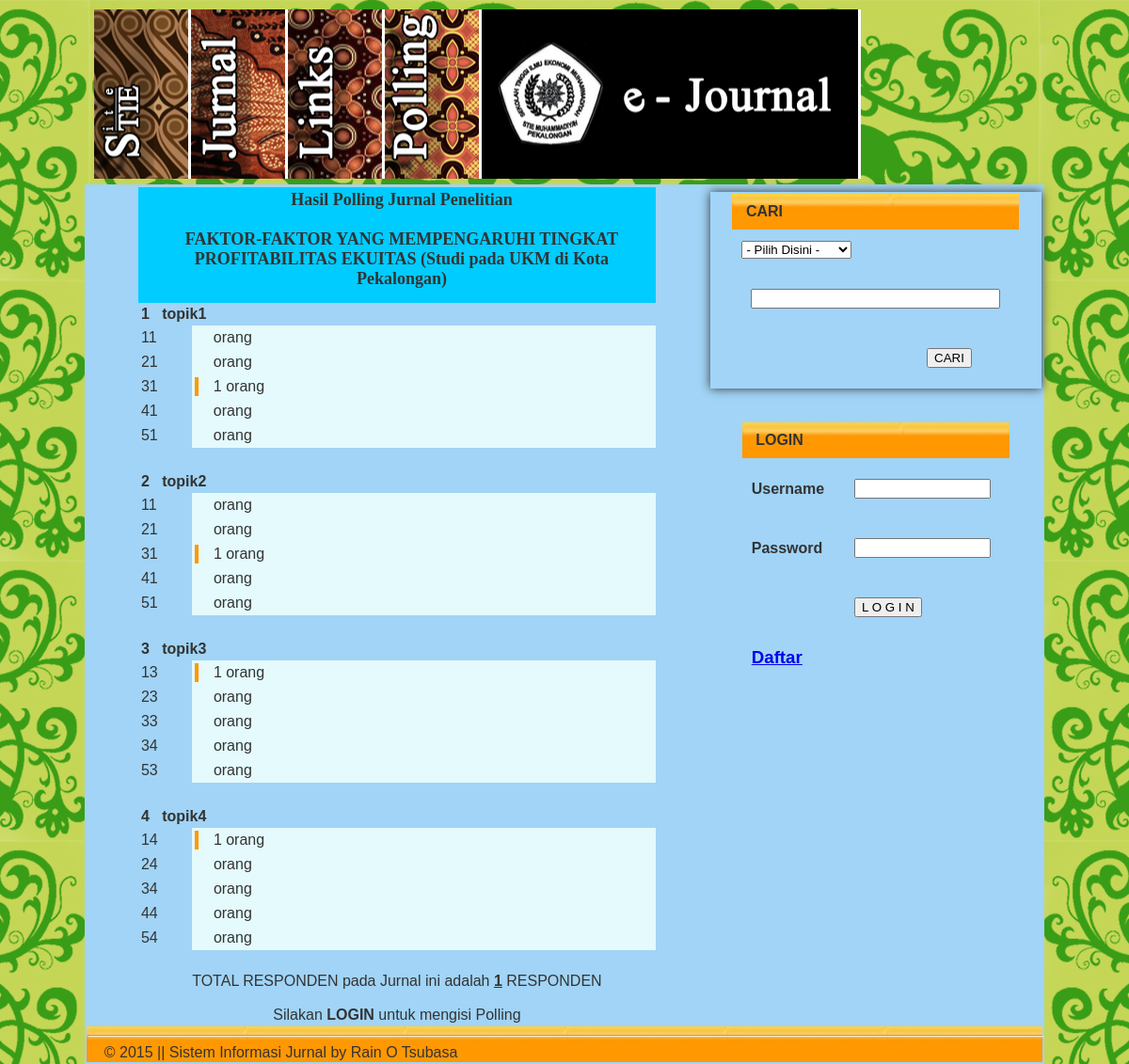
/index.php?v=hasil&id=25, run on the app's committed database.
### tables this page shows
CREATE TABLE `jurnal` (
  `idJurnal` int(11) NOT NULL auto_increment,
  `nama` text NOT NULL,
  `judul` text NOT NULL,
  `abstrak` longtext NOT NULL,
  `keyword` varchar(100) NOT NULL,
  `kategori` varchar(25) NOT NULL,
  `issue` varchar(30) NOT NULL,
  `author` varchar(25) NOT NULL,
  `mainname` varchar(100) NOT NULL,
  `maintype` varchar(30) NOT NULL,
  `mainsize` int(11) NOT NULL,
  `maincontent` longblob NOT NULL,
  `supname` varchar(100) NOT NULL,
  `suptype` varchar(30) NOT NULL,
  `supsize` varchar(11) NOT NULL,
  `supcontent` longblob NOT NULL,
  `publikasi` enum('0','1') NOT NULL,
  PRIMARY KEY  (`idJurnal`)
);

CREATE TABLE `topik` (
  `idTopik` int(11) NOT NULL,
  `topik` varchar(100) NOT NULL,
  PRIMARY KEY  (`idTopik`)
);

CREATE TABLE `polling` (
  `id` int(11) NOT NULL,
  `kategori` varchar(100) NOT NULL,
  `idTopik` int(11) NOT NULL,
  `jumlah` int(11) NOT NULL,
  PRIMARY KEY  (`id`)
);

### include/hasil_polling.php (the view, shortened to what the rows shown need)
<table width="550" border="0" cellspacing="0" cellpadding="3" align='center'>
  <?php
	$idJurnal=$_GET['id'];
	$sql50="SELECT * FROM jurnal WHERE idJurnal='$idJurnal'";
	$query50=mysql_query($sql50);
	while($data50=mysql_fetch_array($query50)){
  ?>
  <tr>
		<td  bgcolor="#00CCFF" colspan="2"><h1><center><b>Hasil Polling Jurnal Penelitian <br><br><?php echo ($data50['judul']);?></b></center></h1></td>
  </tr>
 		<?php
		}
			$sql="SELECT * FROM topik WHERE idTopik='1'";
			$query=mysql_query($sql);
			while($data=mysql_fetch_array($query)){
		?>
  <tr>
		<td colspan='2'><b> <?php echo ($data['idTopik']);?>&nbsp;&nbsp;&nbsp;<?php echo ($data['topik']);?></b></td>
  </tr>
  <?php } ?>
  <tr>
		<?php
			$sql2 = "select * from polling WHERE id='1' AND idTopik='1'";
			$kueri2 = mysql_query($sql2);
			while($data2 = mysql_fetch_array($kueri2)){
		?>
		<td><?php echo ($data2['kategori']); ?></td>
		<?php }
			$sql3 = "select sum(jumlah) as 'jumlah' from hasil WHERE id='1' AND idTopik='1' AND idJurnal='$idJurnal'";
			$kueri3 = mysql_query($sql3);
			while($data3 = mysql_fetch_array($kueri3)){
		?>
		<td bgcolor="#E4FAFC">
			<table width="200" border="0" cellspacing="0" cellpadding="0">
			</table>
		</td>
		<?php } ?>
	</tr>
  <tr>
		<?php
			$sql4 = "select * from polling WHERE id='2' AND idTopik='1'";
			$kueri4 = mysql_query($sql4);
			while($data4 = mysql_fetch_array($kueri4)){
		?>
		<td><?php echo ($data4['kategori']); ?></td>
		<?php }
			$sql5 = "select sum(jumlah) as 'jumlah' from hasil WHERE id='2' AND idTopik='1' AND idJurnal='$idJurnal'";
			$kueri5 = mysql_query($sql5);
			while($data5 = mysql_fetch_array($kueri5)){
		?>
		<td bgcolor="#E4FAFC">
			<table width="200" border="0" cellspacing="0" cellpadding="0">
			</table>
		</td>
		<?php } ?>
	</tr>
  <tr>
		<?php
			$sql6 = "select * from polling WHERE id='3' AND idTopik='1'";
			$kueri6 = mysql_query($sql6);
			while($data6 = mysql_fetch_array($kueri6)){
		?>
		<td><?php echo ($data6['kategori']); ?></td>
		<?php }
			$sql7 = "select sum(jumlah) as 'jumlah' from hasil WHERE id='3' AND idTopik='1' AND idJurnal='$idJurnal'";
			$kueri7 = mysql_query($sql7);
			while($data7 = mysql_fetch_array($kueri7)){
		?>
		<td bgcolor="#E4FAFC">
			<table width="200" border="0" cellspacing="0" cellpadding="0">
			</table>
		</td>
		<?php } ?>
	</tr>
  <tr>
		<?php
			$sql8 = "select * from polling WHERE id='4' AND idTopik='1'";
			$kueri8 = mysql_query($sql8);
			while($data8 = mysql_fetch_array($kueri8)){
		?>
		<td><?php echo ($data8['kategori']); ?></td>
		<?php }
			$sql9 = "select sum(jumlah) as 'jumlah' from hasil WHERE id='4' AND idTopik='1' AND idJurnal='$idJurnal'";
			$kueri9 = mysql_query($sql9);
			while($data9 = mysql_fetch_array($kueri9)){
		?>
		<td bgcolor="#E4FAFC">
			<table width="200" border="0" cellspacing="0" cellpadding="0">
			</table>
		</td>
		<?php } ?>
	</tr>
  <tr>
		<?php
			$sql10 = "select * from polling WHERE id='5' AND idTopik='1'";
			$kueri10 = mysql_query($sql10);
			while($data10 = mysql_fetch_array($kueri10)){
		?>
		<td><?php echo ($data10['kategori']); ?></td>
		<?php }
			$sql11 = "select sum(jumlah) as 'jumlah' from hasil WHERE id='5' AND idTopik='1' AND idJurnal='$idJurnal'";
			$kueri11 = mysql_query($sql11);
			while($data11 = mysql_fetch_array($kueri11)){
		?>
		<td bgcolor="#E4FAFC">
			<table width="200" border="0" cellspacing="0" cellpadding="0">
			</table>
		</td>
		<?php } ?>
	</tr>
</table>
<table width="550" border="0" cellspacing="0" cellpadding="3" align='center'>
  <?php
			$sql12="SELECT * FROM topik WHERE idTopik='2'";
			$query12=mysql_query($sql12);
			while($data12=mysql_fetch_array($query12)){
		?>
  <tr>
		<td colspan='2'><b> <?php echo ($data12['idTopik']);?>&nbsp;&nbsp;&nbsp;<?php echo ($data12['topik']);?></b></td>
  </tr>
  <?php } ?>
  <tr>
		<?php
			$sql13 = "select * from polling WHERE id='6' AND idTopik='2'";
			$kueri13 = mysql_query($sql13);
			while($data13 = mysql_fetch_array($kueri13)){
		?>
		<td><?php echo ($data13['kategori']); ?></td>
		<?php }
			$sql14 = "select sum(jumlah) as 'jumlah' from hasil WHERE id='6' AND idTopik='2' AND idJurnal='$idJurnal'";
			$kueri14 = mysql_query($sql14);
			while($data14 = mysql_fetch_array($kueri14)){
		?>
		<td bgcolor="#E4FAFC">
			<table width="200" border="0" cellspacing="0" cellpadding="0">
			</table>
		</td>
		<?php } ?>
	</tr>
  <tr>
		<?php
			$sql15 = "select * from polling WHERE id='7' AND idTopik='2'";
			$kueri15 = mysql_query($sql15);
			while($data15 = mysql_fetch_array($kueri15)){
		?>
		<td><?php echo ($data15['kategori']); ?></td>
		<?php }
			$sql16 = "select sum(jumlah) as 'jumlah' from hasil WHERE id='7' AND idTopik='2' AND idJurnal='$idJurnal'";
			$kueri16 = mysql_query($sql16);
			while($data16 = mysql_fetch_array($kueri16)){
		?>
		<td bgcolor="#E4FAFC">
			<table width="200" border="0" cellspacing="0" cellpadding="0">
			</table>
		</td>
		<?php } ?>
	</tr>
  <tr>
		<?php
			$sql17 = "select * from polling WHERE id='8' AND idTopik='2'";
			$kueri17 = mysql_query($sql17);
			while($data17 = mysql_fetch_array($kueri17)){
		?>
		<td><?php echo ($data17['kategori']); ?></td>
		<?php }
			$sql18 = "select sum(jumlah) as 'jumlah' from hasil WHERE id='8' AND idTopik='2' AND idJurnal='$idJurnal'";
			$kueri18 = mysql_query($sql18);
			while($data18 = mysql_fetch_array($kueri18)){
		?>
		<td bgcolor="#E4FAFC">
			<table width="200" border="0" cellspacing="0" cellpadding="0">
			</table>
		</td>
		<?php } ?>
	</tr>
  <tr>
		<?php
			$sql19 = "select * from polling WHERE id='9' AND idTopik='2'";
			$kueri19 = mysql_query($sql19);
			while($data19 = mysql_fetch_array($kueri19)){
		?>
		<td><?php echo ($data19['kategori']); ?></td>
		<?php }
			$sql20 = "select sum(jumlah) as 'jumlah' from hasil WHERE id='9' AND idTopik='2' AND idJurnal='$idJurnal'";
			$kueri20 = mysql_query($sql20);
			while($data20 = mysql_fetch_array($kueri20)){
		?>
		<td bgcolor="#E4FAFC">
			<table width="200" border="0" cellspacing="0" cellpadding="0">
			</table>
		</td>
		<?php } ?>
	</tr>
  <tr>
		<?php
			$sql21 = "select * from polling WHERE id='10' AND idTopik='2'";
			$kueri21 = mysql_query($sql21);
			while($data21 = mysql_fetch_array($kueri21)){
		?>
		<td><?php echo ($data21['kategori']); ?></td>
		<?php }
			$sql22 = "select sum(jumlah) as 'jumlah' from hasil WHERE id='10' AND idTopik='2' AND idJurnal='$idJurnal'";
			$kueri22 = mysql_query($sql22);
			while($data22 = mysql_fetch_array($kueri22)){
		?>
		<td bgcolor="#E4FAFC">
			<table width="200" border="0" cellspacing="0" cellpadding="0">
			</table>
		</td>
		<?php } ?>
	</tr>
</table>
<table width="550" border="0" cellspacing="0" cellpadding="3" align='center'>
  <?php
			$sql23="SELECT * FROM topik WHERE idTopik='3'";
			$query23=mysql_query($sql23);
			while($data23=mysql_fetch_array($query23)){
		?>
  <tr>
		<td colspan='2'><b> <?php echo ($data23['idTopik']);?>&nbsp;&nbsp;&nbsp;<?php echo ($data23['topik']);?></b></td>
  </tr>
  <?php } ?>
  <tr>
		<?php
			$sql24 = "select * from polling WHERE id='11' AND idTopik='3'";
			$kueri24 = mysql_query($sql24);
			while($data24 = mysql_fetch_array($kueri24)){
		?>
		<td><?php echo ($data24['kategori']); ?></td>
		<?php }
			$sql25 = "select sum(jumlah) as 'jumlah' from hasil WHERE id='11' AND idTopik='3' AND idJurnal='$idJurnal'";
			$kueri25 = mysql_query($sql25);
			while($data25 = mysql_fetch_array($kueri25)){
		?>
		<td bgcolor="#E4FAFC">
			<table width="200" border="0" cellspacing="0" cellpadding="0">
			</table>
		</td>
		<?php } ?>
	</tr>
  <tr>
		<?php
			$sql26 = "select * from polling WHERE id='12' AND idTopik='3'";
			$kueri26 = mysql_query($sql26);
			while($data26 = mysql_fetch_array($kueri26)){
		?>
		<td><?php echo ($data26['kategori']); ?></td>
		<?php }
			$sql27 = "select sum(jumlah) as 'jumlah' from hasil WHERE id='12' AND idTopik='3' AND idJurnal='$idJurnal'";
			$kueri27 = mysql_query($sql27);
			while($data27= mysql_fetch_array($kueri27)){
		?>
		<td bgcolor="#E4FAFC">
			<table width="200" border="0" cellspacing="0" cellpadding="0">
			</table>
		</td>
		<?php } ?>
	</tr>
  <tr>
		<?php
			$sql28 = "select * from polling WHERE id='13' AND idTopik='3'";
			$kueri28 = mysql_query($sql28);
			while($data28 = mysql_fetch_array($kueri28)){
		?>
		<td><?php echo ($data28['kategori']); ?></td>
		<?php }
			$sql29 = "select sum(jumlah) as 'jumlah' from hasil WHERE id='13' AND idTopik='3' AND idJurnal='$idJurnal'";
			$kueri29 = mysql_query($sql29);
			while($data29 = mysql_fetch_array($kueri29)){
		?>
		<td bgcolor="#E4FAFC">
			<table width="200" border="0" cellspacing="0" cellpadding="0">
			</table>
		</td>
		<?php } ?>
	</tr>
  <tr>
		<?php
			$sql30 = "select * from polling WHERE id='14' AND idTopik='3'";
			$kueri30 = mysql_query($sql30);
			while($data30 = mysql_fetch_array($kueri30)){
		?>
		<td><?php echo ($data30['kategori']); ?></td>
		<?php }
			$sql31 = "select sum(jumlah) as 'jumlah' from hasil WHERE id='14' AND idTopik='3' AND idJurnal='$idJurnal'";
			$kueri31 = mysql_query($sql31);
			while($data31 = mysql_fetch_array($kueri31)){
		?>
		<td bgcolor="#E4FAFC">
			<table width="200" border="0" cellspacing="0" cellpadding="0">
			</table>
		</td>
		<?php } ?>
	</tr>
  <tr>
		<?php
			$sql32 = "select * from polling WHERE id='15' AND idTopik='3'";
			$kueri32 = mysql_query($sql32);
			while($data32 = mysql_fetch_array($kueri32)){
		?>
		<td><?php echo ($data32['kategori']); ?></td>
		<?php }
			$sql33 = "select sum(jumlah) as 'jumlah' from hasil WHERE id='15' AND idTopik='3' AND idJurnal='$idJurnal'";
			$kueri33 = mysql_query($sql33);
			while($data33 = mysql_fetch_array($kueri33)){
		?>
		<td bgcolor="#E4FAFC">
			<table width="200" border="0" cellspacing="0" cellpadding="0">
			</table>
		</td>
		<?php } ?>
	</tr>
</table>
<table width="550" border="0" cellspacing="0" cellpadding="3" align='center'>
  <?php
			$sql34="SELECT * FROM topik WHERE idTopik='4'";
			$query34=mysql_query($sql34);
			while($data34=mysql_fetch_array($query34)){
		?>
  <tr>
		<td colspan='2'><b> <?php echo ($data34['idTopik']);?>&nbsp;&nbsp;&nbsp;<?php echo ($data34['topik']);?></b></td>
  </tr>
  <?php } ?>
  <tr>
		<?php
			$sql35 = "select * from polling WHERE id='16' AND idTopik='4'";
			$kueri35 = mysql_query($sql35);
			while($data35 = mysql_fetch_array($kueri35)){
		?>
		<td><?php echo ($data35['kategori']); ?></td>
		<?php }
			$sql36 = "select sum(jumlah) as 'jumlah' from hasil WHERE id='16' AND idTopik='4' AND idJurnal='$idJurnal'";
			$kueri36 = mysql_query($sql36);
			while($data36 = mysql_fetch_array($kueri36)){
		?>
		<td bgcolor="#E4FAFC">
			<table width="200" border="0" cellspacing="0" cellpadding="0">
			</table>
		</td>
		<?php } ?>
	</tr>
  <tr>
		<?php
			$sql37 = "select * from polling WHERE id='17' AND idTopik='4'";
			$kueri37 = mysql_query($sql37);
			while($data37 = mysql_fetch_array($kueri37)){
		?>
		<td><?php echo ($data37['kategori']); ?></td>
		<?php }
			$sql38 = "select sum(jumlah) as 'jumlah' from hasil WHERE id='17' AND idTopik='4' AND idJurnal='$idJurnal'";
			$kueri38 = mysql_query($sql38);
			while($data38= mysql_fetch_array($kueri38)){
		?>
		<td bgcolor="#E4FAFC">
			<table width="200" border="0" cellspacing="0" cellpadding="0">
			</table>
		</td>
		<?php } ?>
	</tr>
  <tr>
		<?php
			$sql39 = "select * from polling WHERE id='18' AND idTopik='4'";
			$kueri39 = mysql_query($sql39);
			while($data39 = mysql_fetch_array($kueri39)){
		?>
		<td><?php echo ($data39['kategori']); ?></td>
		<?php }
			$sql40 = "select sum(jumlah) as 'jumlah' from hasil WHERE id='18' AND idTopik='4' AND idJurnal='$idJurnal'";
			$kueri40 = mysql_query($sql40);
			while($data40 = mysql_fetch_array($kueri40)){
		?>
		<td bgcolor="#E4FAFC">
			<table width="200" border="0" cellspacing="0" cellpadding="0">
			</table>
		</td>
		<?php } ?>
	</tr>
  <tr>
		<?php
			$sql41 = "select * from polling WHERE id='19' AND idTopik='4'";
			$kueri41 = mysql_query($sql41);
			while($data41 = mysql_fetch_array($kueri41)){
		?>
		<td><?php echo ($data41['kategori']); ?></td>
		<?php }
			$sql42 = "select sum(jumlah) as 'jumlah' from hasil WHERE id='19' AND idTopik='4' AND idJurnal='$idJurnal'";
			$kueri42 = mysql_query($sql42);
			while($data42 = mysql_fetch_array($kueri42)){
		?>
		<td bgcolor="#E4FAFC">
			<table width="200" border="0" cellspacing="0" cellpadding="0">
			</table>
		</td>
		<?php } ?>
	</tr>
  <tr>
		<?php
			$sql43 = "select * from polling WHERE id='20' AND idTopik='4'";
			$kueri43 = mysql_query($sql43);
			while($data43 = mysql_fetch_array($kueri43)){
		?>
		<td><?php echo ($data43['kategori']); ?></td>
		<?php }
			$sql44 = "select sum(jumlah) as 'jumlah' from hasil WHERE id='20' AND idTopik='4' AND idJurnal='$idJurnal'";
			$kueri44 = mysql_query($sql44);
			while($data44 = mysql_fetch_array($kueri44)){
		?>
		<td bgcolor="#E4FAFC">
			<table width="200" border="0" cellspacing="0" cellpadding="0">
			</table>
		</td>
		<?php } ?>
	</tr>
</table>
		<?php
			$sql45 = "select sum(jumlah)/4 as 'jumlah' from hasil WHERE idJurnal='$idJurnal'";
			$kueri45 = mysql_query($sql45);
			while($data45 = mysql_fetch_array($kueri45)){
			$jum=sprintf("%8.0f", ($data45["jumlah"]));
		?>
		<center>TOTAL RESPONDEN pada Jurnal ini adalah <b><u><?php echo $jum; ?></u></b> RESPONDEN</center><br>
		<?php }
  ?>

### data on the page
jurnal: judul "FAKTOR-FAKTOR YANG MEMPENGARUHI TINGKAT PROFITABILITAS EKUITAS (Studi pada UKM di Kota Pekalongan)"
topik: idTopik "1", topik "topik1"
polling: kategori "11"
polling: kategori "21"
polling: kategori "31"
polling: kategori "41"
polling: kategori "51"
topik: idTopik "2", topik "topik2"
polling: kategori "11"
polling: kategori "21"
polling: kategori "31"
polling: kategori "41"
polling: kategori "51"
topik: idTopik "3", topik "topik3"
polling: kategori "13"
polling: kategori "23"
polling: kategori "33"
polling: kategori "34"
polling: kategori "53"
topik: idTopik "4", topik "topik4"
polling: kategori "14"
polling: kategori "24"
polling: kategori "34"
polling: kategori "44"
polling: kategori "54"

### other printed values
$data7['jumlah'] "1"
$data18['jumlah'] "1"
$data25['jumlah'] "1"
$data36['jumlah'] "1"
$jum "1"
